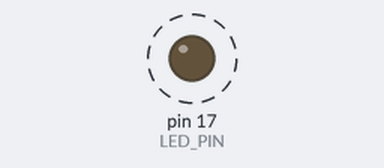
This program was run on a simulated Arduino Uno, built with avr-gcc and run on an emulated ATmega328P. On the bench: output pins drawn as LEDs (lit = HIGH). Dashed ring = blinking. What the program prints to the serial monitor is not drawn.

Above: at 0.2 s.
Timing chart, 0 to 3.0 s (numbered marks = the images above):
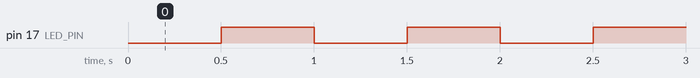

Measured:
- by itself, pin 17 (LED_PIN): alternates HIGH for 0.50 s and LOW for 0.50 s

The program:

main.cpp
```cpp
#include <Arduino.h>

//LED pins for on-board RGB LED
//17 = R, 14 = G, B = 11
//schematics for "Pine 64" board: https://files.pine64.org/doc/Pinenut/Pine64%20BL602%20EVB%20Schematic%20ver%201.1.pdf
#define LED_PIN 17

//if you're working with a DL-BL10 board (https://www.analoglamb.com/product/bl602-risc-v-wifi-bt-board-dt-bl10/)
//there is no on-board LED, connect one to GPIO17 ("D17").

void setup() {
    pinMode(LED_PIN, OUTPUT);
    Serial.begin(115200);
}
void loop() {
    Serial.println("Hello from BL602!");
    delay(500);
    digitalWrite(LED_PIN, HIGH);
    delay(500);
    digitalWrite(LED_PIN, LOW);
}
```
